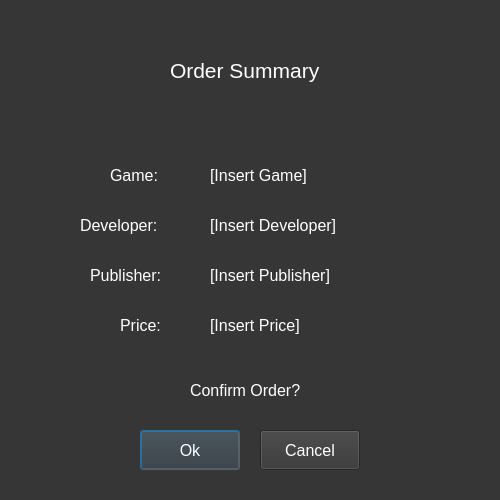
<?xml version="1.0" encoding="UTF-8"?>
<ui version="4.0">
 <class>orderPage</class>
 <widget class="QDialog" name="orderPage">
  <property name="geometry">
   <rect>
    <x>0</x>
    <y>0</y>
    <width>500</width>
    <height>500</height>
   </rect>
  </property>
  <property name="font">
   <font>
    <pointsize>12</pointsize>
   </font>
  </property>
  <property name="windowTitle">
   <string>Order Summary</string>
  </property>
  <property name="styleSheet">
   <string notr="true">background-color: rgb(54, 54, 54);</string>
  </property>
  <widget class="QLabel" name="summaryLabel">
   <property name="geometry">
    <rect>
     <x>170</x>
     <y>40</y>
     <width>171</width>
     <height>61</height>
    </rect>
   </property>
   <property name="font">
    <font>
     <pointsize>16</pointsize>
    </font>
   </property>
   <property name="styleSheet">
    <string notr="true">color: rgb(255, 255, 255)</string>
   </property>
   <property name="text">
    <string>Order Summary</string>
   </property>
  </widget>
  <widget class="QLabel" name="confirmLabel">
   <property name="geometry">
    <rect>
     <x>190</x>
     <y>380</y>
     <width>111</width>
     <height>21</height>
    </rect>
   </property>
   <property name="font">
    <font>
     <pointsize>12</pointsize>
    </font>
   </property>
   <property name="styleSheet">
    <string notr="true">color: rgb(255, 255, 255)</string>
   </property>
   <property name="text">
    <string>Confirm Order?</string>
   </property>
  </widget>
  <widget class="QPushButton" name="Ok">
   <property name="geometry">
    <rect>
     <x>140</x>
     <y>430</y>
     <width>100</width>
     <height>40</height>
    </rect>
   </property>
   <property name="styleSheet">
    <string notr="true">color: rgb(255, 255, 255)</string>
   </property>
   <property name="text">
    <string>Ok</string>
   </property>
  </widget>
  <widget class="QPushButton" name="Cancel">
   <property name="geometry">
    <rect>
     <x>260</x>
     <y>430</y>
     <width>100</width>
     <height>40</height>
    </rect>
   </property>
   <property name="styleSheet">
    <string notr="true">color: rgb(255, 255, 255)</string>
   </property>
   <property name="text">
    <string>Cancel</string>
   </property>
  </widget>
  <widget class="QLabel" name="gameLabel">
   <property name="geometry">
    <rect>
     <x>110</x>
     <y>160</y>
     <width>71</width>
     <height>31</height>
    </rect>
   </property>
   <property name="font">
    <font>
     <pointsize>12</pointsize>
    </font>
   </property>
   <property name="styleSheet">
    <string notr="true">color: rgb(255, 255, 255)</string>
   </property>
   <property name="text">
    <string>Game:</string>
   </property>
  </widget>
  <widget class="QLabel" name="developerLabel">
   <property name="geometry">
    <rect>
     <x>80</x>
     <y>210</y>
     <width>100</width>
     <height>31</height>
    </rect>
   </property>
   <property name="font">
    <font>
     <pointsize>12</pointsize>
    </font>
   </property>
   <property name="styleSheet">
    <string notr="true">color: rgb(255, 255, 255)</string>
   </property>
   <property name="text">
    <string>Developer:</string>
   </property>
  </widget>
  <widget class="QLabel" name="publisherLabel">
   <property name="geometry">
    <rect>
     <x>90</x>
     <y>260</y>
     <width>100</width>
     <height>31</height>
    </rect>
   </property>
   <property name="font">
    <font>
     <pointsize>12</pointsize>
    </font>
   </property>
   <property name="styleSheet">
    <string notr="true">color: rgb(255, 255, 255)</string>
   </property>
   <property name="text">
    <string>Publisher:</string>
   </property>
  </widget>
  <widget class="QLabel" name="priceLabel">
   <property name="geometry">
    <rect>
     <x>120</x>
     <y>310</y>
     <width>100</width>
     <height>31</height>
    </rect>
   </property>
   <property name="font">
    <font>
     <pointsize>12</pointsize>
    </font>
   </property>
   <property name="styleSheet">
    <string notr="true">color: rgb(255, 255, 255)</string>
   </property>
   <property name="text">
    <string>Price:</string>
   </property>
  </widget>
  <widget class="QLabel" name="gameInsertLabel">
   <property name="geometry">
    <rect>
     <x>210</x>
     <y>160</y>
     <width>211</width>
     <height>31</height>
    </rect>
   </property>
   <property name="font">
    <font>
     <pointsize>12</pointsize>
    </font>
   </property>
   <property name="styleSheet">
    <string notr="true">color: rgb(255, 255, 255)</string>
   </property>
   <property name="text">
    <string>[Insert Game]</string>
   </property>
  </widget>
  <widget class="QLabel" name="developerInsertLabel">
   <property name="geometry">
    <rect>
     <x>210</x>
     <y>210</y>
     <width>211</width>
     <height>31</height>
    </rect>
   </property>
   <property name="font">
    <font>
     <pointsize>12</pointsize>
    </font>
   </property>
   <property name="styleSheet">
    <string notr="true">color: rgb(255, 255, 255)</string>
   </property>
   <property name="text">
    <string>[Insert Developer]</string>
   </property>
  </widget>
  <widget class="QLabel" name="publisherInsertLabel">
   <property name="geometry">
    <rect>
     <x>210</x>
     <y>260</y>
     <width>211</width>
     <height>31</height>
    </rect>
   </property>
   <property name="font">
    <font>
     <pointsize>12</pointsize>
    </font>
   </property>
   <property name="styleSheet">
    <string notr="true">color: rgb(255, 255, 255)</string>
   </property>
   <property name="text">
    <string>[Insert Publisher]</string>
   </property>
  </widget>
  <widget class="QLabel" name="priceInsertLabel">
   <property name="geometry">
    <rect>
     <x>210</x>
     <y>310</y>
     <width>211</width>
     <height>31</height>
    </rect>
   </property>
   <property name="font">
    <font>
     <pointsize>12</pointsize>
    </font>
   </property>
   <property name="styleSheet">
    <string notr="true">color: rgb(255, 255, 255)</string>
   </property>
   <property name="text">
    <string>[Insert Price]</string>
   </property>
  </widget>
 </widget>
 <resources/>
 <connections/>
</ui>
